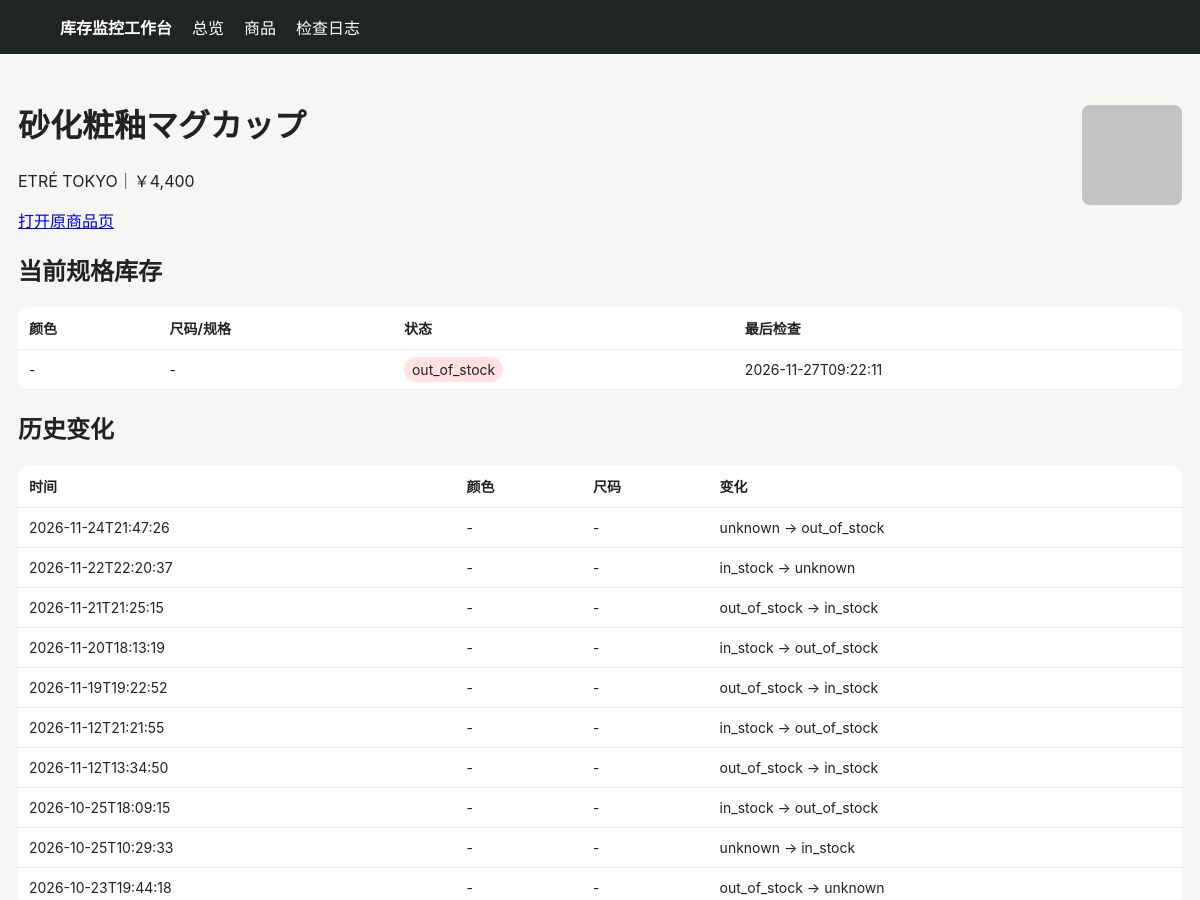
/product/530 (upper part), run on an earlier commit of the app's database.
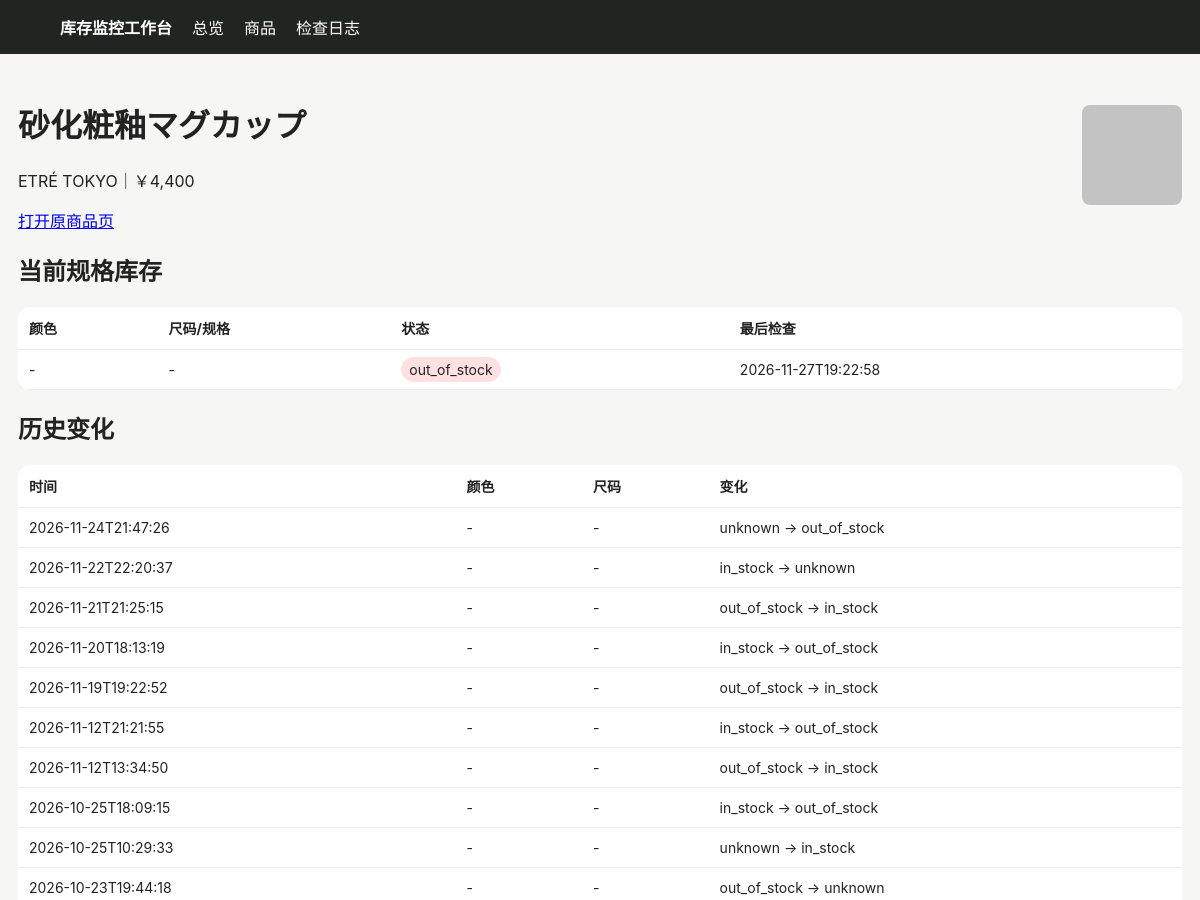
And on a later commit of the database.
### tables this page shows
CREATE TABLE products (
 id INTEGER PRIMARY KEY AUTOINCREMENT,
 site TEXT NOT NULL,
 url TEXT NOT NULL UNIQUE,
 name TEXT NOT NULL,
 price TEXT,
 image_url TEXT,
 first_seen TEXT NOT NULL,
 last_seen TEXT NOT NULL
);

CREATE TABLE variants (
 id INTEGER PRIMARY KEY AUTOINCREMENT,
 product_id INTEGER NOT NULL,
 color TEXT NOT NULL DEFAULT '',
 size TEXT NOT NULL DEFAULT '',
 status TEXT NOT NULL,
 last_checked TEXT NOT NULL,
 UNIQUE(product_id, color, size)
);

CREATE TABLE changes (
 id INTEGER PRIMARY KEY AUTOINCREMENT,
 product_id INTEGER NOT NULL,
 color TEXT NOT NULL DEFAULT '',
 size TEXT NOT NULL DEFAULT '',
 old_status TEXT NOT NULL,
 new_status TEXT NOT NULL,
 detected_at TEXT NOT NULL
);

### app/main.py (the view)
@app.get("/product/{pid}")
def product(request: Request, pid: int):
    with conn() as c:
        p=c.execute("SELECT * FROM products WHERE id=?",(pid,)).fetchone()
        vs=c.execute("SELECT * FROM variants WHERE product_id=? ORDER BY color,size",(pid,)).fetchall()
        cs=c.execute("SELECT * FROM changes WHERE product_id=? ORDER BY detected_at DESC",(pid,)).fetchall()
    return templates.TemplateResponse("product.html", {"request":request,"p":p,"variants":vs,"changes":cs})

### app/templates/product.html
{% extends "base.html" %}{% block content %}<div class="top"><div><h1>{{p.name}}</h1><p>{{p.site}}｜{{p.price}}</p><a href="{{p.url}}" target="_blank">打开原商品页</a></div>{% if p.image_url %}<img class="thumb" style="width:100px;height:100px" src="{{p.image_url}}">{% endif %}</div>
<h2>当前规格库存</h2><table><tr><th>颜色</th><th>尺码/规格</th><th>状态</th><th>最后检查</th></tr>{% for v in variants %}<tr><td>{{v.color or "-"}}</td><td>{{v.size or "-"}}</td><td><span class="badge {{v.status}}">{{v.status}}</span></td><td>{{v.last_checked}}</td></tr>{% endfor %}</table>
<h2>历史变化</h2><table><tr><th>时间</th><th>颜色</th><th>尺码</th><th>变化</th></tr>{% for c in changes %}<tr><td>{{c.detected_at}}</td><td>{{c.color or "-"}}</td><td>{{c.size or "-"}}</td><td>{{c.old_status}} → {{c.new_status}}</td></tr>{% endfor %}</table>{% endblock %}

### app/templates/base.html (shortened to what this page needs)
<!doctype html><html lang="zh-CN"><head><meta charset="utf-8"><meta name="viewport" content="width=device-width,initial-scale=1">
</head><body><nav><strong>库存监控工作台</strong><a href="/">总览</a><a href="/products">商品</a><a href="/logs">检查日志</a></nav><main>{% block content %}{% endblock %}</main></body></html>

### app/templates/base.html (style rules this page uses)
body { font-family:-apple-system,BlinkMacSystemFont,"Segoe UI",sans-serif;background:#f6f6f4;color:#222;margin:0 }
nav { background:#202522;color:#fff;padding:15px 5%;display:flex;gap:20px;align-items:center }
nav a { color:#fff;text-decoration:none }
main { max-width:1180px;margin:25px auto;padding:0 18px }
table { width:100%;border-collapse:collapse;background:#fff;border-radius:12px;overflow:hidden }
th,td { padding:11px;border-bottom:1px solid #eee;text-align:left;font-size:14px }
.badge { padding:4px 8px;border-radius:999px;background:#eee }
.out_of_stock { background:#ffe1e1 }
img.thumb { width:52px;height:52px;object-fit:cover;border-radius:8px }
.top { display:flex;justify-content:space-between;align-items:center;margin-bottom:18px }

What changed in the data, as far as the page shows it:
changed variants "out_of_stock": last_checked "2026-11-27T09:22:11" → "2026-11-27T19:22:58"
